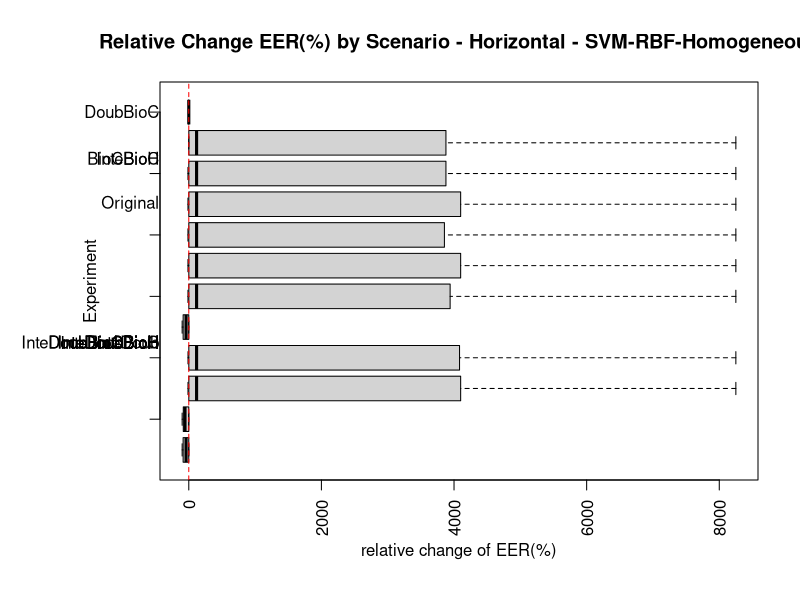

R code for this plot:
hOriginal_<-c(0.0,0.5,0.004830917874396135,0.0,0.0,0.48711943793911006,0.01857299417430928,0.011904761904761906,0.014492753623188406,0.006972139331232395,0.019138755980861243,0.01483352765902319,0.4789287120913745,0.007246376811594203,0.006779661016949152,0.011674060238150829,0.5,0.005988023952095809,0.43068509204551003,0.0,0.024096385542168672,0.0,0.011527377521613832,0.0,0.0,0.0,0.017045454545454544,0.04637926858803584,0.009302325581395349,0.0,0.0,0.0,0.011527377521613832,0.5,0.009174311926605503,0.02127659574468085,0.007936507936507936,0.22971186888712664,0.0,0.5,0.0)
hBioCBioH_<-c(0.05028389419747957,0.2941429493153631,0.0012690355329949238,0.4124087591240876,0.008547008547008548,0.07165109034267912,0.45121951219512196,0.007131329054535901,0.0035971223021582736,0.002008032128514056,0.001851851851851852,0.10994370253993192,0.003401360544217687,0.0,0.005970514040309699,0.002008032128514056,0.0013227513227513227,0.0017482517482517483,0.003816793893129771,0.08057851239669421,0.00267379679144385,0.009870250231696015,0.001072961373390558,0.008134257047300525,0.0038910505836575876,0.5,0.004447805809158518,0.01189091110557079,0.001893939393939394,0.3888888888888889,0.004016064257028112,0.0,0.40796586491739556,0.008620689655172414,0.0,0.007246376811594203,0.5,0.006588184469165136,0.0019157088122605363,0.454138155751059,0.010948905109489052)
hDoubBioC_<-c(0.03160227115357984,0.2941429493153631,0.0012690355329949238,0.48175182481751827,0.008547008547008548,0.07320872274143302,0.4532482334169136,0.005123296926021844,0.0035971223021582736,0.002008032128514056,0.001851851851851852,0.011259492013616128,0.003401360544217687,0.0,0.0046917416617930745,0.002008032128514056,0.0,0.0017482517482517483,0.003816793893129771,0.014462809917355372,0.00267379679144385,0.009870250231696015,0.002145922746781116,0.027365026278069755,0.0038910505836575876,0.5,0.006005438207912412,0.01189091110557079,0.001893939393939394,0.3888888888888889,0.004016064257028112,0.0,0.48672482385811466,0.008620689655172414,0.0,0.007246376811594203,0.220562874251497,0.006588184469165136,0.022988505747126436,0.454138155751059,0.014598540145985401)
hDoubBioH_<-c(0.3916632045423072,0.5,0.5,0.5,0.5,0.4307813766909913,0.5020287212217917,0.4979919678714859,0.5,0.5,0.5,0.22685912542550407,0.5,0.5,0.5012787723785166,0.5,0.4991488382792731,0.5,0.5,0.1820163025019812,0.5,0.36538461538461536,0.5010729613733905,0.39811275680840896,0.5,0.5,0.5015576323987538,0.5,0.5,0.5,0.49673202614379086,0.4703389830508475,0.4006772351797862,0.5,0.5,0.5,0.502,0.5,0.10873513459720356,0.5,0.0338220488295998)
hInteBioC_<-c(0.0074643401190970775,0.2941429493153631,0.0012690355329949238,0.5,0.008547008547008548,0.07320872274143302,0.44634146341463415,0.007131329054535901,0.0035971223021582736,0.002008032128514056,0.001851851851851852,0.04196124639958104,0.003401360544217687,0.0,0.0046917416617930745,0.002008032128514056,0.0,0.0017482517482517483,0.003816793893129771,0.002066115702479339,0.00267379679144385,0.01187828236021007,0.001072961373390558,0.008134257047300525,0.0038910505836575876,0.5,0.004447805809158518,0.01189091110557079,0.001893939393939394,0.3888888888888889,0.004016064257028112,0.0,0.46466153425655976,0.008620689655172414,0.0,0.007246376811594203,0.19161676646706588,0.006588184469165136,0.0019157088122605363,0.454138155751059,0.010948905109489052)
hInteBioH_<-c(0.13993906661127267,0.5,0.5,0.5,0.5,0.4992745273759228,0.4951219512195122,0.5,0.5,0.4965034965034965,0.5,0.21235925634982977,0.5,0.5,0.5012787723785166,0.5,0.4991488382792731,0.5,0.37786259541984735,0.29290727951998186,0.5,0.3270929873339512,0.4970845481049563,0.5,0.5,0.5,0.5,0.5,0.5,0.5,0.5,0.4915254237288136,0.4067776664237123,0.5,0.5,0.5,0.502,0.5,0.4935064935064935,0.5,0.034482758620689655)
hInteDoub_<-c(0.14194709873978673,0.5,0.5,0.5,0.5,0.4284982716681603,0.49715067244130384,0.4979919678714859,0.5,0.4965034965034965,0.5,0.23291437549096622,0.5,0.5,0.5,0.5,0.5,0.5,0.37786259541984735,0.12633495603607683,0.5,0.2886314488724127,0.49815750947834686,0.39811275680840896,0.5,0.5,0.5015576323987538,0.5,0.5,0.5,0.49673202614379086,0.461864406779661,0.45591517857142855,0.5,0.5,0.5,0.2265508982035928,0.5,0.10548838135045031,0.5,0.0338220488295998)
hDoubBioCBioH_<-c(0.4103448275862069,0.5,0.5,0.39416058394160586,0.5,0.4292237442922374,0.5,0.5,0.5,0.5,0.5,0.12817491489918825,0.5,0.5,0.5,0.5,0.49782608695652175,0.5,0.5,0.09110721159289029,0.5,0.36538461538461536,0.5,0.37888198757763975,0.5,0.5,0.5,0.5,0.5,0.5,0.49673202614379086,0.4703389830508475,0.49401345359572396,0.5,0.5,0.5,0.222562874251497,0.5,0.08766233766233766,0.5,0.03017241379310345)
hInteBioCBioH_<-c(0.18275862068965518,0.5,0.5,0.4124087591240876,0.5,0.4977168949771689,0.5,0.5,0.5,0.4965034965034965,0.5,0.11367504582351401,0.5,0.5,0.5,0.5,0.49782608695652175,0.5,0.37786259541984735,0.214394882825767,0.5,0.3250849552054372,0.4970845481049563,0.5,0.5,0.5,0.5,0.5,0.5,0.5,0.5,0.4915254237288136,0.46584973275024294,0.5,0.5,0.5,0.19361676646706588,0.5,0.4935064935064935,0.5,0.034482758620689655)
hInteDoubBioC_<-c(0.16206896551724137,0.5,0.5,0.48175182481751827,0.5,0.4284982716681603,0.5,0.5,0.5,0.4965034965034965,0.5,0.1934406912804399,0.5,0.5,0.5,0.5,0.5,0.5,0.37786259541984735,0.11393826182120079,0.5,0.2866234167438987,0.4970845481049563,0.37888198757763975,0.5,0.5,0.5,0.5,0.5,0.5,0.49673202614379086,0.461864406779661,0.4954711795432459,0.5,0.5,0.5,0.18962874251497006,0.5,0.08441558441558442,0.5,0.03017241379310345)
hInteDoubBioH_<-c(0.3896551724137931,0.5,0.5,0.5,0.5,0.5015576323987538,0.5,0.5,0.5,0.5,0.5,0.2474142445666405,0.5,0.5,0.5,0.5,0.5,0.5,0.5,0.2372259330540775,0.5,0.40384615384615385,0.5,0.5,0.5,0.5,0.5,0.5,0.5,0.5,0.5,0.5,0.4585611030126336,0.5,0.5,0.5,0.2265508982035928,0.5,0.4967532467532468,0.5,0.034482758620689655)
hInteDoubBioCBioH_<-c(0.16206896551724137,0.5,0.5,0.5,0.5,0.4284982716681603,0.5,0.5,0.5,0.4965034965034965,0.5,0.1180610107357947,0.5,0.5,0.5,0.5,0.49782608695652175,0.5,0.37786259541984735,0.09110721159289029,0.5,0.2866234167438987,0.4970845481049563,0.37888198757763975,0.5,0.5,0.5,0.5,0.5,0.5,0.49673202614379086,0.461864406779661,0.4585611030126336,0.5,0.5,0.5,0.2265508982035928,0.5,0.08441558441558442,0.5,0.03017241379310345)

hBioCBioH<-(hBioCBioH_-hOriginal_)/hOriginal_*100
hBioCBioH[is.infinite(hBioCBioH)]<-hBioCBioH_[is.infinite(hBioCBioH)]
hBioCBioH[is.nan(hBioCBioH)]<-0

hDoubBioC<-(hDoubBioC_-hOriginal_)/hOriginal_*100
hDoubBioC[is.infinite(hDoubBioC)]<-hDoubBioC_[is.infinite(hDoubBioC)]
hDoubBioC[is.nan(hDoubBioC)]<-0

hDoubBioH<-(hDoubBioH_-hOriginal_)/hOriginal_*100
hDoubBioH[is.infinite(hDoubBioH)]<-hDoubBioH_[is.infinite(hDoubBioH)]
hDoubBioH[is.nan(hDoubBioH)]<-0

hInteBioC<-(hInteBioC_-hOriginal_)/hOriginal_*100
hInteBioC[is.infinite(hInteBioC)]<-hInteBioC_[is.infinite(hInteBioC)]
hInteBioC[is.nan(hInteBioC)]<-0


hInteBioH<-(hInteBioH_-hOriginal_)/hOriginal_*100
hInteBioH[is.infinite(hInteBioH)]<-hInteBioH_[is.infinite(hInteBioH)]
hInteBioH[is.nan(hInteBioH)]<-0


hInteDoub<-(hInteDoub_-hOriginal_)/hOriginal_*100
hInteDoub[is.infinite(hInteDoub)]<-hInteDoub_[is.infinite(hInteDoub)]
hInteDoub[is.nan(hInteDoub)]<-0

hDoubBioCBioH<-(hDoubBioCBioH_-hOriginal_)/hOriginal_*100
hDoubBioCBioH[is.infinite(hDoubBioCBioH)]<-hDoubBioCBioH_[is.infinite(hDoubBioCBioH)]
hDoubBioCBioH[is.nan(hDoubBioCBioH)]<-0

hInteBioCBioH<-(hInteBioCBioH_-hOriginal_)/hOriginal_*100
hInteBioCBioH[is.infinite(hInteBioCBioH)]<-hInteBioCBioH_[is.infinite(hInteBioCBioH)]
hInteBioCBioH[is.nan(hInteBioCBioH)]<-0

hInteDoubBioH<-(hInteDoubBioH_-hOriginal_)/hOriginal_*100
hInteDoubBioH[is.infinite(hInteDoubBioH)]<-hInteDoubBioH_[is.infinite(hInteDoubBioH)]
hInteDoubBioH[is.nan(hInteDoubBioH)]<-0

hInteDoubBioC<-(hInteDoubBioC_-hOriginal_)/hOriginal_*100
hInteDoubBioC[is.infinite(hInteDoubBioC)]<-hInteDoubBioC_[is.infinite(hInteDoubBioC)]
hInteDoubBioC[is.nan(hInteDoubBioC)]<-0

hInteDoubBioCBioH<-(hInteDoubBioCBioH_-hOriginal_)/hOriginal_*100
hInteDoubBioCBioH[is.infinite(hInteDoubBioCBioH)]<-hInteDoubBioCBioH_[is.infinite(hInteDoubBioCBioH)]
hInteDoubBioCBioH[is.nan(hInteDoubBioCBioH)]<-0

hOriginal<-(hOriginal_-hOriginal_)*100

horizontal_svm<-matrix(c(hOriginal,hBioCBioH,hDoubBioC,hDoubBioH,hInteBioC,hInteBioH,hInteDoub,
hDoubBioCBioH,hInteBioCBioH,hInteDoubBioH,hInteDoubBioC,hInteDoubBioCBioH),nrow=492)


ex0=rep('Original',41)
ex1=rep('BioCBioH',41)
ex2=rep('DoubBioC',41)
ex3=rep('DoubBioH',41)
ex4=rep('InteBioC',41)
ex5=rep('InteBioH',41)
ex6=rep('InteDoub',41)
ex7=rep('DoubBioCBioH',41)
ex8=rep('InteBioCBioH',41)
ex9=rep('InteDoubBioH',41)
ex10=rep('InteDoubBioC',41)
ex11=rep('InteDoubBioCBioH',41)
ex<-c(ex0,ex1,ex2,ex3,ex4,ex5,ex6,ex7,ex8,ex9,ex10,ex11)

horizontal_svm<-data.frame(EER=horizontal_svm,Experiment=ex)
par(mar=c(6,8,4.1,2.1),mgp=c(3,1,0))


r<-tapply(horizontal_svm$EER, horizontal_svm$Experiment, median)
#x<-boxplot(EER~Experiment,data=horizontal_svm,col = "lightgray",yaxt = "n",   horizontal=TRUE,at=rank(-r),main="Relative Change EER(%) by Scenario - Horizontal - SVM-RBF-Homogeneous",xlab="relative change of EER(%)",las=3,outline=FALSE)

#without rank
x<-boxplot(EER~Experiment,data=horizontal_svm,col = "lightgray",yaxt = "n",   horizontal=TRUE,main="Relative Change EER(%) by Scenario - Horizontal - SVM-RBF-Homogeneous",xlab="relative change of EER(%)",las=3,outline=FALSE)

#simple boxplot
#boxplot(EER~Experiment,data=horizontal_svm,col = "lightgray",main="Relative Change EER(%) by Scenario - Horizontal - SVM-RBF-Homogeneous",xlab="relative change of EER(%)")


abline(v =0, col = "red", lty = 2)
axis(2, labels = FALSE)
text(y =  rank(-r), x = par("usr")[1]-12,  adj = 1,
     labels = x$names, xpd = TRUE) 

